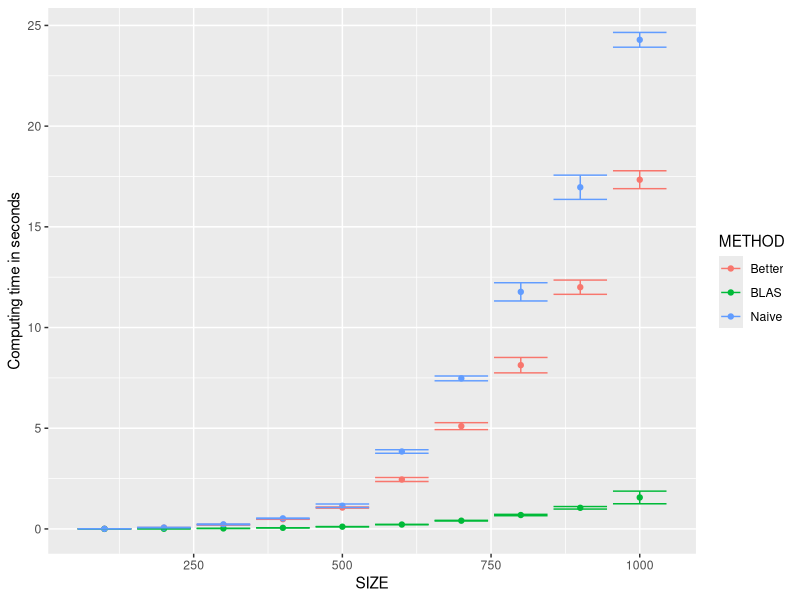
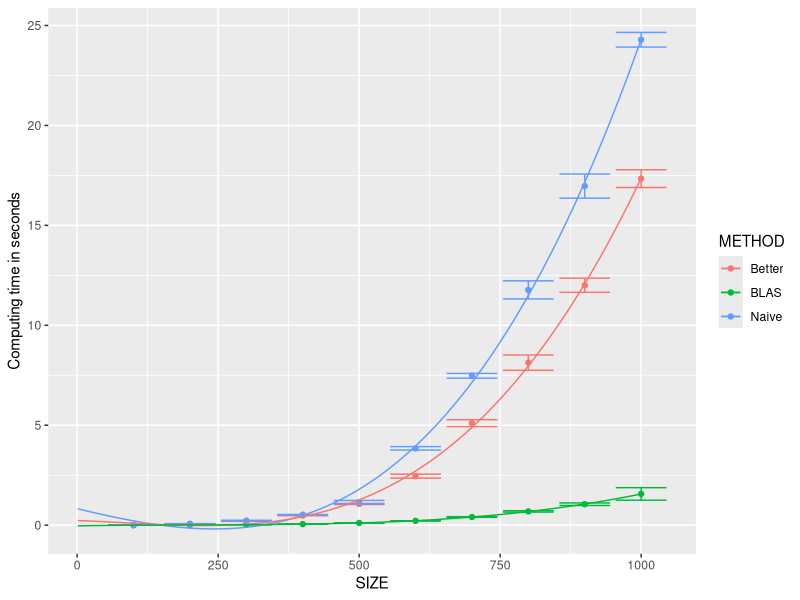

Write the R code that produced these figures, in order.
library("ggplot2")

results = read.csv("results.csv")

ag = aggregate(TIME ~ SIZE:TIME:METHOD, results, function(x) c(mean = mean(x), deviation = sd(x)))
ag = do.call(data.frame, ag)

ggplot(ag,aes(SIZE,TIME.mean,color=METHOD)) + geom_point() + ylab("Computing time in seconds") + geom_errorbar(data = ag,mapping=aes(ymin=TIME.mean-TIME.deviation, ymax=TIME.mean+TIME.deviation))

fitn = lm(TIME.mean ~ poly(SIZE, 3, raw=TRUE), data=ag[ag[, "METHOD"]=="Naive",])
fitb = lm(TIME.mean ~ poly(SIZE, 3, raw=TRUE), data=ag[ag[, "METHOD"]=="Better",])
fitbl = lm(TIME.mean ~ poly(SIZE, 3, raw=TRUE), data=ag[ag[, "METHOD"]=="BLAS",])

newdata = data.frame(SIZE = seq(1,1000, length.out=500))
newdata$yn = predict(fitn, newdata)
newdata$yb = predict(fitb, newdata)
newdata$ybl = predict(fitbl, newdata)

last_plot() + geom_line(data=newdata, aes(SIZE, yn, color='Naive')) + geom_line(data=newdata, aes(SIZE,yb, color="Better")) + geom_line(data=newdata, aes(SIZE,ybl, color="BLAS"))


